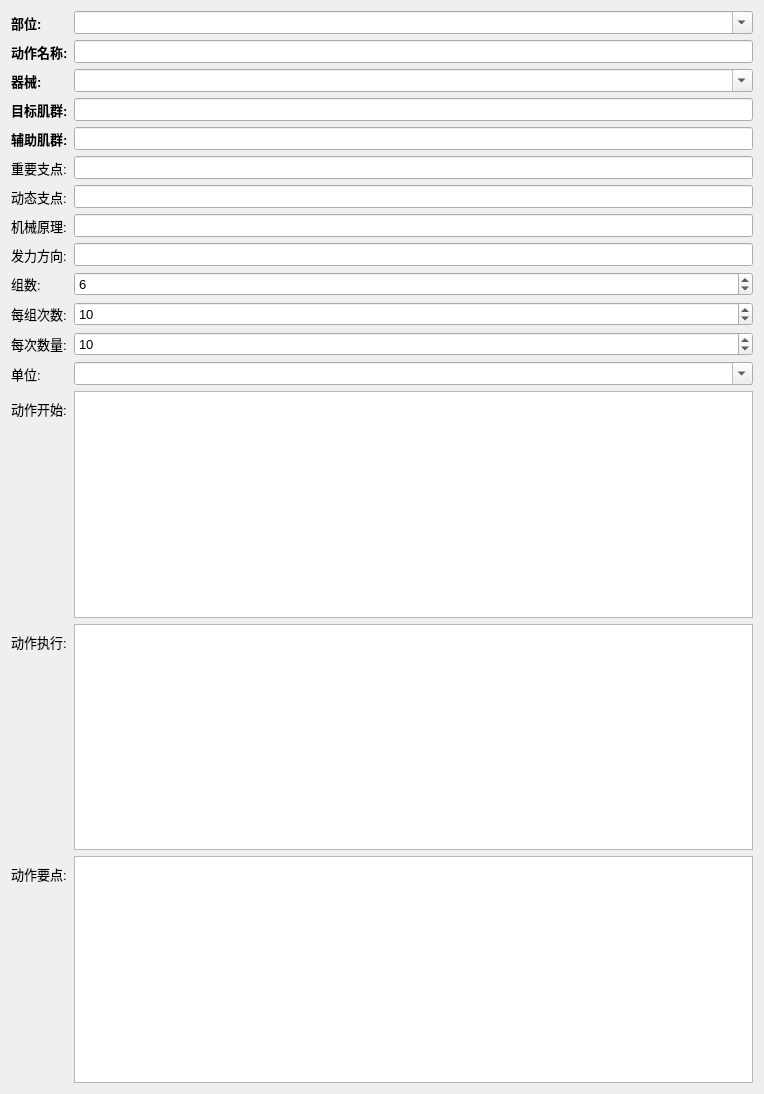
<?xml version="1.0" encoding="UTF-8"?>
<ui version="4.0">
 <class>ActionFormCnWidget</class>
 <widget class="QWidget" name="ActionFormCnWidget">
  <property name="geometry">
   <rect>
    <x>0</x>
    <y>0</y>
    <width>764</width>
    <height>1094</height>
   </rect>
  </property>
  <property name="font">
   <font>
    <family>Arial</family>
    <pointsize>10</pointsize>
   </font>
  </property>
  <property name="windowTitle">
   <string>Form</string>
  </property>
  <layout class="QGridLayout" name="gridLayout">
   <item row="0" column="0">
    <layout class="QFormLayout" name="formLayout">
     <property name="sizeConstraint">
      <enum>QLayout::SetMaximumSize</enum>
     </property>
     <property name="fieldGrowthPolicy">
      <enum>QFormLayout::AllNonFixedFieldsGrow</enum>
     </property>
     <item row="0" column="0">
      <widget class="QLabel" name="label">
       <property name="font">
        <font>
         <family>Arial</family>
         <pointsize>10</pointsize>
         <weight>75</weight>
         <bold>true</bold>
        </font>
       </property>
       <property name="text">
        <string>部位:</string>
       </property>
      </widget>
     </item>
     <item row="0" column="1">
      <widget class="QComboBox" name="bodyPartCmbBox">
       <property name="editable">
        <bool>true</bool>
       </property>
      </widget>
     </item>
     <item row="1" column="0">
      <widget class="QLabel" name="label_2">
       <property name="font">
        <font>
         <family>Arial</family>
         <pointsize>10</pointsize>
         <weight>75</weight>
         <bold>true</bold>
        </font>
       </property>
       <property name="text">
        <string>动作名称:</string>
       </property>
      </widget>
     </item>
     <item row="1" column="1">
      <widget class="QLineEdit" name="nameEdit"/>
     </item>
     <item row="2" column="0">
      <widget class="QLabel" name="label_5">
       <property name="font">
        <font>
         <family>Arial</family>
         <pointsize>10</pointsize>
         <weight>75</weight>
         <bold>true</bold>
        </font>
       </property>
       <property name="text">
        <string>器械:</string>
       </property>
      </widget>
     </item>
     <item row="2" column="1">
      <widget class="QComboBox" name="equipmentCmbBox">
       <property name="editable">
        <bool>true</bool>
       </property>
      </widget>
     </item>
     <item row="3" column="0">
      <widget class="QLabel" name="label_3">
       <property name="font">
        <font>
         <family>Arial</family>
         <pointsize>10</pointsize>
         <weight>75</weight>
         <bold>true</bold>
        </font>
       </property>
       <property name="text">
        <string>目标肌群:</string>
       </property>
      </widget>
     </item>
     <item row="3" column="1">
      <widget class="QLineEdit" name="targetMusleEdit"/>
     </item>
     <item row="4" column="0">
      <widget class="QLabel" name="label_4">
       <property name="font">
        <font>
         <family>Arial</family>
         <pointsize>10</pointsize>
         <weight>75</weight>
         <bold>true</bold>
        </font>
       </property>
       <property name="text">
        <string>辅助肌群:</string>
       </property>
      </widget>
     </item>
     <item row="4" column="1">
      <widget class="QLineEdit" name="synergistsEdit"/>
     </item>
     <item row="5" column="0">
      <widget class="QLabel" name="label_6">
       <property name="text">
        <string>重要支点:</string>
       </property>
      </widget>
     </item>
     <item row="5" column="1">
      <widget class="QLineEdit" name="importantStabilizersEdit"/>
     </item>
     <item row="6" column="0">
      <widget class="QLabel" name="label_7">
       <property name="text">
        <string>动态支点:</string>
       </property>
      </widget>
     </item>
     <item row="6" column="1">
      <widget class="QLineEdit" name="dynamicStabilizersEdit"/>
     </item>
     <item row="7" column="0">
      <widget class="QLabel" name="label_8">
       <property name="text">
        <string>机械原理:</string>
       </property>
      </widget>
     </item>
     <item row="7" column="1">
      <widget class="QLineEdit" name="mechanicsEdit"/>
     </item>
     <item row="8" column="0">
      <widget class="QLabel" name="label_16">
       <property name="text">
        <string>发力方向:</string>
       </property>
      </widget>
     </item>
     <item row="8" column="1">
      <widget class="QLineEdit" name="forceEdit"/>
     </item>
     <item row="9" column="0">
      <widget class="QLabel" name="label_12">
       <property name="text">
        <string>组数:</string>
       </property>
      </widget>
     </item>
     <item row="9" column="1">
      <widget class="QSpinBox" name="groupQuantitySBox">
       <property name="maximum">
        <number>99</number>
       </property>
       <property name="value">
        <number>6</number>
       </property>
      </widget>
     </item>
     <item row="10" column="0">
      <widget class="QLabel" name="label_13">
       <property name="text">
        <string>每组次数:</string>
       </property>
      </widget>
     </item>
     <item row="10" column="1">
      <widget class="QSpinBox" name="quantityPerGroupSBox">
       <property name="value">
        <number>10</number>
       </property>
      </widget>
     </item>
     <item row="11" column="0">
      <widget class="QLabel" name="label_14">
       <property name="text">
        <string>每次数量:</string>
       </property>
      </widget>
     </item>
     <item row="11" column="1">
      <widget class="QSpinBox" name="quantityPerActionSBox">
       <property name="value">
        <number>10</number>
       </property>
      </widget>
     </item>
     <item row="12" column="0">
      <widget class="QLabel" name="label_15">
       <property name="text">
        <string>单位:</string>
       </property>
      </widget>
     </item>
     <item row="12" column="1">
      <widget class="QComboBox" name="unitCmbBox">
       <property name="editable">
        <bool>true</bool>
       </property>
       <item>
        <property name="text">
         <string/>
        </property>
       </item>
       <item>
        <property name="text">
         <string>Kg</string>
        </property>
       </item>
       <item>
        <property name="text">
         <string>Lb</string>
        </property>
       </item>
       <item>
        <property name="text">
         <string>Meter</string>
        </property>
       </item>
      </widget>
     </item>
     <item row="13" column="0">
      <widget class="QLabel" name="label_9">
       <property name="text">
        <string>动作开始:</string>
       </property>
      </widget>
     </item>
     <item row="13" column="1">
      <widget class="QPlainTextEdit" name="startPositionTextEdit"/>
     </item>
     <item row="14" column="0">
      <widget class="QLabel" name="label_10">
       <property name="text">
        <string>动作执行:</string>
       </property>
      </widget>
     </item>
     <item row="14" column="1">
      <widget class="QPlainTextEdit" name="executionTextEdit"/>
     </item>
     <item row="15" column="0">
      <widget class="QLabel" name="label_11">
       <property name="text">
        <string>动作要点:</string>
       </property>
      </widget>
     </item>
     <item row="15" column="1">
      <widget class="QPlainTextEdit" name="commentsTextEdit"/>
     </item>
    </layout>
   </item>
  </layout>
 </widget>
 <resources/>
 <connections/>
</ui>
